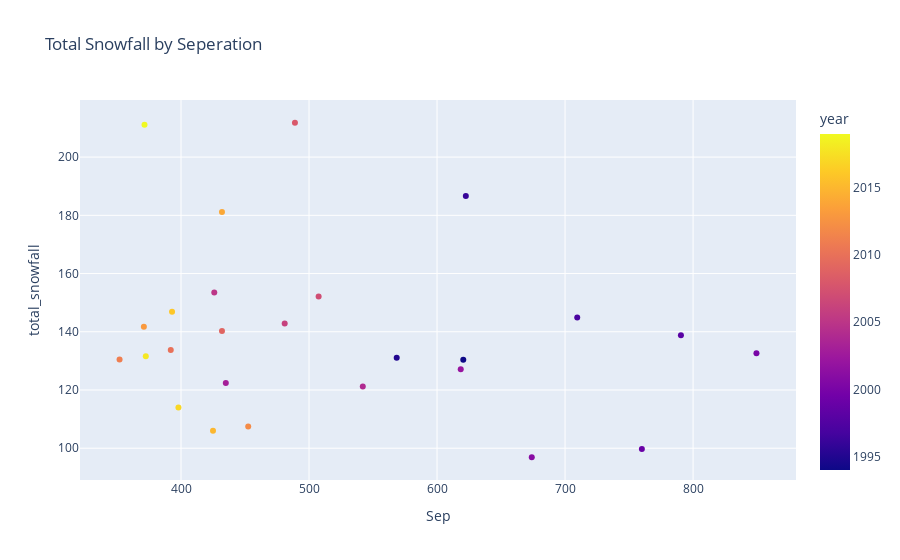

The notebook cell saved with this chart:
### Code cell
fig2 = px.scatter(emp_snow_df, x="Sep", y="total_snowfall", color="year", title="Total Snowfall by Seperation")
fig2.show()

### Figure 1 — Plotly figure (JSON) as saved in the notebook; plotly's stock layout.template omitted (floating-point values rounded to 4 significant figures)
{"data": [{"hovertemplate": "Sep=%{x}<br>total_snowfall=%{y}<br>year=%{marker.color}<extra></extra>", "legendgroup": "", "marker": {"color": [1994, 1995, 1996, 1997, 1998, 1999, 2000, 2001, 2002, 2003, 2004, 2005, 2006, 2007, 2008, 2009, 2010, 2011, 2012, 2013, 2014, 2015, 2016, 2017, 2018, 2019], "coloraxis": "coloraxis", "symbol": "circle"}, "mode": "markers", "name": "", "orientation": "v", "showlegend": false, "type": "scatter", "x": [620.5, 568.5, 622.5, 709.5, 790.5, 760, 849.5, 674, 618.5, 435, 542, 426, 481, 507.5, 489, 432, 392, 352, 452.5, 371, 432, 425, 393, 398, 372.5, 371.5], "xaxis": "x", "y": [130.4, 131.1, 186.6, 144.9, 138.8, 99.7, 132.6, 96.9, 127.1, 122.4, 121.2, 153.5, 142.8, 152.1, 211.8, 140.3, 133.7, 130.5, 107.5, 141.7, 181.1, 106, 146.9, 114, 131.6, 211.1], "yaxis": "y"}], "layout": {"coloraxis": {"colorbar": {"title": {"text": "year"}}, "colorscale": [[0, "#0d0887"], [0.1111, "#46039f"], [0.2222, "#7201a8"], [0.3333, "#9c179e"], [0.4444, "#bd3786"], [0.5556, "#d8576b"], [0.6667, "#ed7953"], [0.7778, "#fb9f3a"], [0.8889, "#fdca26"], [1, "#f0f921"]]}, "legend": {"tracegroupgap": 0}, "title": {"text": "Total Snowfall by Seperation"}, "xaxis": {"anchor": "y", "domain": [0, 1], "title": {"text": "Sep"}}, "yaxis": {"anchor": "x", "domain": [0, 1], "title": {"text": "total_snowfall"}}}}
